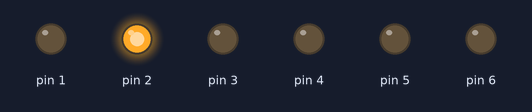
A sketch run on a simulated Arduino Uno, built with avr-gcc and run on an emulated ATmega328P. On the bench: output pins drawn as LEDs (lit = HIGH).

Above: at 1.0 s.
At 3.0 s:
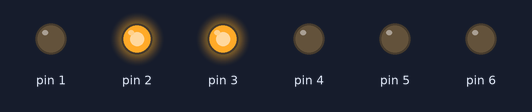
At 5.0 s:
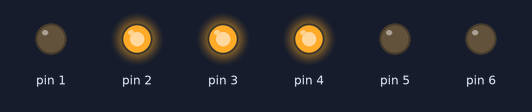
At 7.0 s:
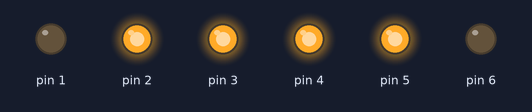
At 9.0 s:
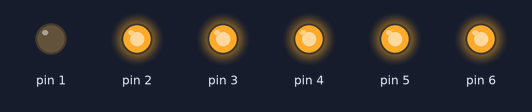
At 11.0 s:
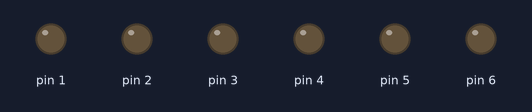
Timing chart, 0 to 15.6 s (numbered marks = the images above):
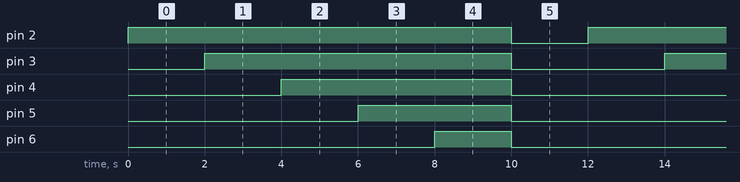

The sketch:

codigo3.ino
```cpp
int a = 1;
void setup()
{

  while (a<=6) {
  pinMode (a, OUTPUT);
  a = a+1;

  }
}

void loop()
{
  digitalWrite(2, HIGH);
  delay(2000);
  digitalWrite(3, HIGH);
  delay(2000);
  digitalWrite(4, HIGH);
  delay(2000);
  digitalWrite(5, HIGH);
  delay(2000);
  digitalWrite(6, HIGH);
  delay(2000);
  digitalWrite(a, LOW);
  for (a=2; a<=6; a++) {
  digitalWrite (a, LOW);
  }
  delay(2000);
}
```

Measured:
- by itself, pin 2: alternates HIGH for 10.0 s and LOW for 2.0 s
- by itself, pin 3: alternates HIGH for 8.0 s and LOW for 4.0 s
- by itself, pin 4: alternates HIGH for 6.0 s and LOW for 6.0 s
- by itself, pin 5: alternates HIGH for 4.0 s and LOW for 8.0 s
- by itself, pin 6: alternates HIGH for 2.0 s and LOW for 10.0 s
